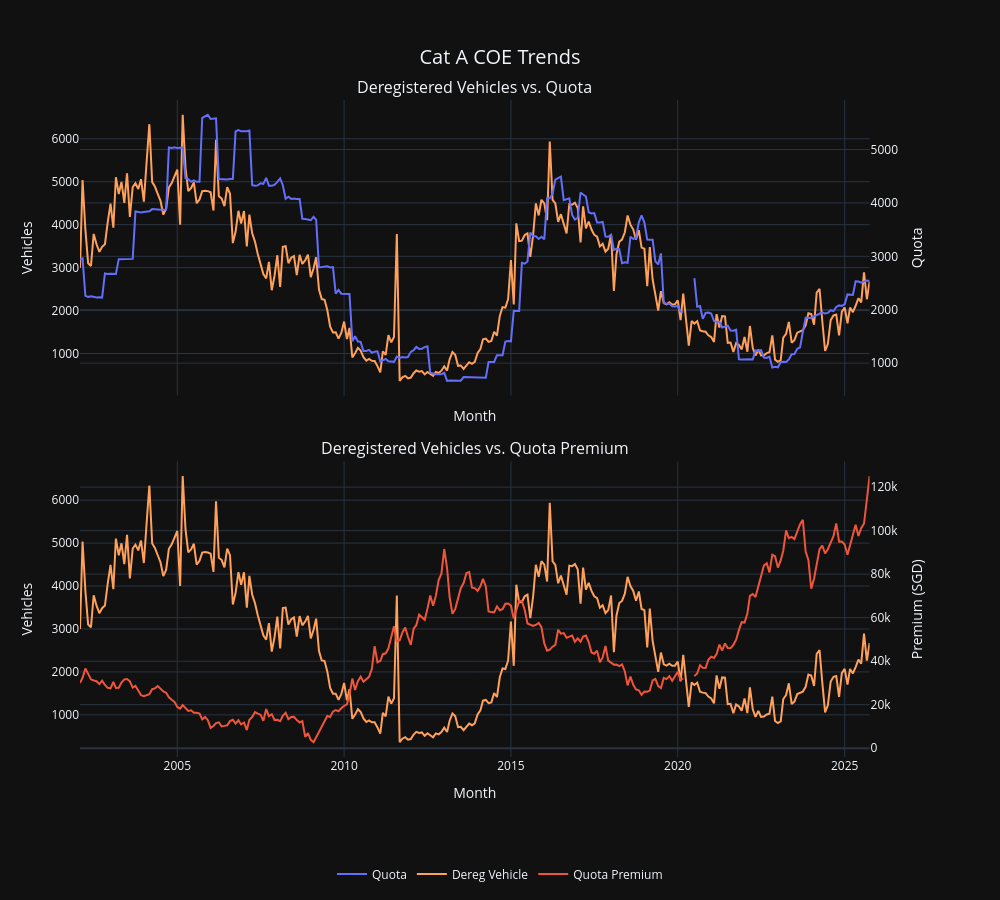

The cell this chart's notebook holds for it:
### Code cell
fig = make_subplots(
    rows=2, cols=1,
    shared_xaxes=True,
    vertical_spacing=0.1,
    row_heights=[1, 1],
    subplot_titles=("Deregistered Vehicles vs. Quota", 'Deregistered Vehicles vs. Quota Premium'),
    specs=[[{"secondary_y": True}], [{"secondary_y": True}]],
)

fig.add_trace(go.Scatter(
        x=cat_a_df.index,
        y=cat_a_df['quota_a'],
        mode='lines',
        name='Quota',
        line=dict(color=pc.qualitative.Plotly[0])
), row=1, col=1, secondary_y=True)


fig.add_trace(go.Scatter(
    x=cat_a_df.index,
    y=cat_a_df['dereg_a'],
    mode='lines',
    name='Dereg Vehicle',
    line=dict(color=pc.qualitative.Plotly[4]),
), row=1, col=1)

fig.add_trace(go.Scatter(
    x=cat_a_df.index,
    y=cat_a_df['quota_premium_a'],
    mode='lines',
    name='Quota Premium',
    line=dict(color=pc.qualitative.Plotly[1]),
), row=2, col=1, secondary_y=True)

fig.add_trace(go.Scatter(
    x=cat_a_df.index,
    y=cat_a_df['dereg_a'],
    mode='lines',
    name='Dereg Vehicle',
    line=dict(color=pc.qualitative.Plotly[4]),
    showlegend=False
), row=2, col=1, secondary_y=False)

fig.update_layout(
    height=900,
    width=1000,
    title={
        'text': "Cat A COE Trends",
        'x': 0.5,
        'xanchor': 'center',
        'yanchor': 'top',
        'font': {'size': 20}
    },
    template='plotly_dark',
    legend=dict(
        orientation="h",
        yanchor="bottom",
        y=-0.2,
        xanchor="center",
        x=0.5
    )
)

fig.update_yaxes(title_text="Quota", row=1, col=1, secondary_y=True)
fig.update_yaxes(title_text="Vehicles", row=1, col=1, secondary_y=False)
fig.update_xaxes(title_text="Month", row=1, col=1)

fig.update_yaxes(title_text="Premium (SGD)", row=2, col=1, secondary_y=True)
fig.update_yaxes(title_text="Vehicles", row=2, col=1, secondary_y=False)
fig.update_xaxes(title_text="Month", row=2, col=1)

fig.show()

### Figure 1 — Plotly figure (JSON) as saved in the notebook; plotly's stock layout.template omitted (floating-point values rounded to 4 significant figures; data arrays with more than 128 entries replaced by an {"elided": "..."} marker saying what was removed)
{"data": [{"line": {"color": "#636EFA"}, "mode": "lines", "name": "Quota", "type": "scatter", "x": {"elided": "285 str values"}, "xaxis": "x", "y": {"elided": "285 int values"}, "yaxis": "y2"}, {"line": {"color": "#FFA15A"}, "mode": "lines", "name": "Dereg Vehicle", "type": "scatter", "x": {"elided": "285 str values"}, "xaxis": "x", "y": {"elided": "285 int values"}, "yaxis": "y"}, {"line": {"color": "#EF553B"}, "mode": "lines", "name": "Quota Premium", "type": "scatter", "x": {"elided": "285 str values"}, "xaxis": "x2", "y": {"elided": "285 float values"}, "yaxis": "y4"}, {"line": {"color": "#FFA15A"}, "mode": "lines", "name": "Dereg Vehicle", "showlegend": false, "type": "scatter", "x": {"elided": "285 str values"}, "xaxis": "x2", "y": {"elided": "285 int values"}, "yaxis": "y3"}], "layout": {"annotations": [{"font": {"size": 16}, "showarrow": false, "text": "Deregistered Vehicles vs. Quota", "x": 0.47, "xanchor": "center", "xref": "paper", "y": 1, "yanchor": "bottom", "yref": "paper"}, {"font": {"size": 16}, "showarrow": false, "text": "Deregistered Vehicles vs. Quota Premium", "x": 0.47, "xanchor": "center", "xref": "paper", "y": 0.45, "yanchor": "bottom", "yref": "paper"}], "height": 900, "legend": {"orientation": "h", "x": 0.5, "xanchor": "center", "y": -0.2, "yanchor": "bottom"}, "title": {"font": {"size": 20}, "text": "Cat A COE Trends", "x": 0.5, "xanchor": "center", "yanchor": "top"}, "width": 1000, "xaxis": {"anchor": "y", "domain": [0, 0.94], "matches": "x2", "showticklabels": false, "title": {"text": "Month"}}, "xaxis2": {"anchor": "y3", "domain": [0, 0.94], "title": {"text": "Month"}}, "yaxis": {"anchor": "x", "domain": [0.55, 1], "title": {"text": "Vehicles"}}, "yaxis2": {"anchor": "x", "overlaying": "y", "side": "right", "title": {"text": "Quota"}}, "yaxis3": {"anchor": "x2", "domain": [0, 0.45], "title": {"text": "Vehicles"}}, "yaxis4": {"anchor": "x2", "overlaying": "y3", "side": "right", "title": {"text": "Premium (SGD)"}}}}
